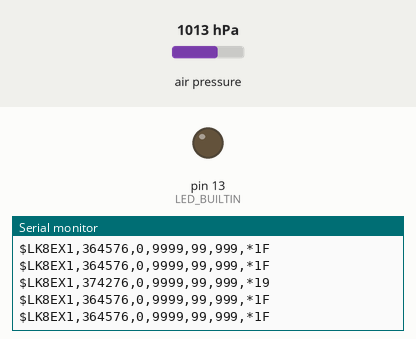
The sketch below on a simulated Arduino Uno, built with avr-gcc and run on an emulated ATmega328P. Shown: output pins drawn as LEDs (lit = HIGH), the last lines printed to the serial monitor. The inputs (shaded band) are chosen by the test bench; at power-on: air pressure 1013 hPa.

Above: at 1.2 s.
1.3 s: air pressure set to 952 hPa
At 1.31 s:
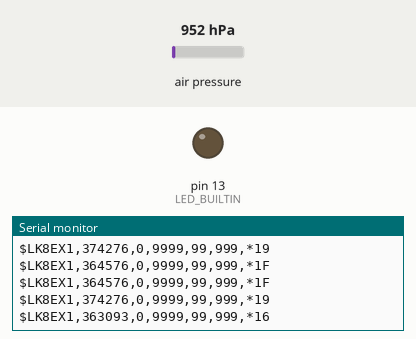
4.3 s: air pressure set to 1000 hPa
At 4.31 s:
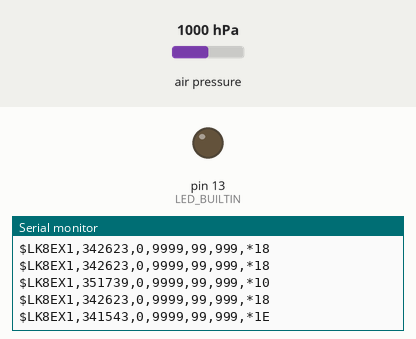
Timing chart, 0 to 7.3 s (numbered marks = the images above; inputs shaded):
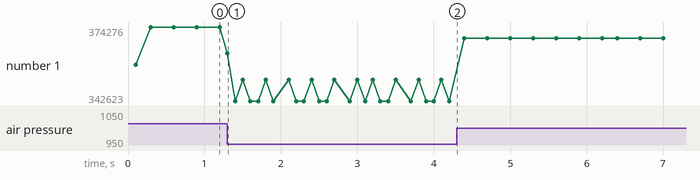

The sketch:

ms5611_altitude_example.ino.ino
```cpp
/*
  MS5611 Barometric Pressure & Temperature Sensor. Output for MS5611_processing.pde
  Read more: http://www.jarzebski.pl/arduino/czujniki-i-sensory/czujnik-cisnienia-i-temperatury-ms5611.html
  GIT: https://github.com/jarzebski/Arduino-MS5611
  Web: http://www.jarzebski.pl
  (c) 2014 by Korneliusz Jarzebski
 */

// Your sketch must #include this library, and the Wire library.
// (Wire is a standard library included with Arduino.):

#include <MS5611.h>
#include <Wire.h>

// You will need to create an SFE_BMP180 object, here called "pressure":

MS5611 pressure;
// SFE_BMP180 pressure;
#define LED_BUILTIN 13
double baseline; // baseline pressure

void setup()
{
  pinMode(LED_BUILTIN, OUTPUT);
  Serial.begin(9600);
  //Serial1.begin(9600);
  Serial.println("REBOOT");

  // Initialize the sensor (it is important to get calibration values stored on the device).

  if (pressure.begin(MS5611_ULTRA_HIGH_RES))
    Serial.println("MS5611 init success");
  else
  {
    // Oops, something went wrong, this is usually a connection problem,
    // see the comments at the top of this sketch for the proper connections.

    Serial.println("MS5611 init fail (disconnected?)\n\n");
    while(1){ // Pause forever.
      digitalWrite(LED_BUILTIN, HIGH);   // turn the LED on (HIGH is the voltage level)
      delay(1000);                       // wait for a second
      digitalWrite(LED_BUILTIN, LOW);    // turn the LED off by making the voltage LOW
      delay(1000);                       // wait for a second

    }
  }

  // Get the baseline pressure:
  /*
  baseline = 1013.25;

  Serial.print("baseline pressure: ");
  Serial.print(baseline);
  Serial.println(" mb");
  */
}


uint32_t get_time = millis();
double sum = 0;
uint8_t n = 0;

void loop()
{
  double a,Pressure;
  Pressure = getPressure();

  sum += Pressure;
  n += 1;
  if (millis() >= (get_time + (100))) //every 100 milli-seconds send NMEA output over serial port
  {
    get_time = millis();
    Pressure = sum / n ;
    sum=0; n=0;
    // Get a new pressure reading:

    // Show the relative altitude difference between
    // the new reading and the baseline reading:

    //a = pressure.altitude(P,baseline);

    /*
    Serial.print("P= ");
    Serial.print(P,2);
    Serial.print(" mb, absolute altitude: ");
    if (a >= 0.0) Serial.print(" "); // add a space for positive numbers
    Serial.print(a,1);
    Serial.print(" meters, ");
    if (a >= 0.0) Serial.print(" "); // add a space for positive numbers
    Serial.print(a*3.28084,0);
    Serial.println(" feet");
  */
    //$LK8EX1,pressure,altitude,vario,temperature,battery,*checksum
    //$LK8EX1,pressure,99999,9999,temp,999,*checksum
    String str_out = String("LK8EX1,")
    +String(Pressure,0)
    +String(",0,9999,")
    +String("99")
    +String(",999,");

    unsigned int checksum_end, ai, bi;        // Calculating checksum for data string
    for (checksum_end = 0, ai = 0; ai < str_out.length(); ai++)
    {
      bi = (unsigned char)str_out[ai];
      checksum_end ^= bi;
    }
    Serial.print("$");
    Serial.print(str_out);
    Serial.print("*");
    Serial.println(checksum_end, HEX);
   // Serial1.print("$");
   // Serial1.print(str_out);
   // Serial1.print("*");
   // Serial1.println(checksum_end, HEX);
  /*  Serial.print("$LK8EX1,");
    Serial.print(P*100,0);
    Serial.println(",99999,9999,99,999");
    Serial1.print("$LK8EX1,");
    Serial1.print(P*100,0);
    Serial1.println(",99999,9999,99,999");*/
    /*
    digitalWrite(LED_BUILTIN, HIGH);   // turn the LED on (HIGH is the voltage level)
    delay(50);                       // wait for a second
    digitalWrite(LED_BUILTIN, LOW);    // turn the LED off by making the voltage LOW
    delay(50);                       // wait for a second*/
  }
}


double getPressure()
{
  long realPressure = pressure.readPressure();
  double tmp;
  tmp = realPressure;
  return tmp;
}
```

Measured:
- after the input at 1.3 s, the serial monitor: prints a new line at once (image 1)
- after the input at 4.3 s, the serial monitor: prints a new line at once (image 2)
- plotted number 1: 374276 → 342623 after the input at 1.3 s, 342623 → 369474 after the input at 4.3 s
